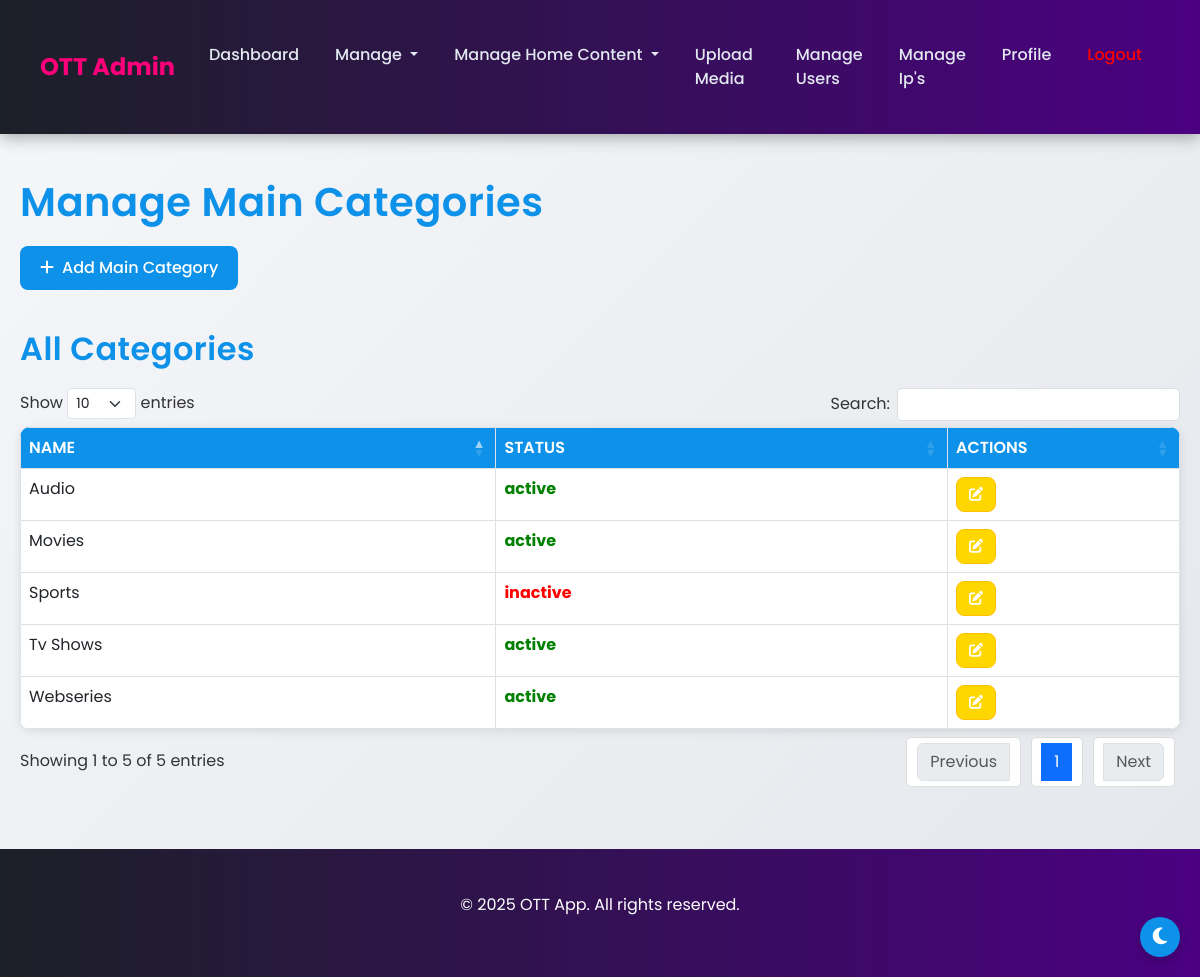
Page /admin/main_categories.php (signed in) on the committed database.
### tables this page shows
CREATE TABLE `main_categories` (
  `category_id` int(11) NOT NULL,
  `name` varchar(255) NOT NULL,
  `status` enum('active','inactive') DEFAULT 'active'
);

### admin/main_categories.php (the view, shortened to what this page needs)
<?php
include '../api/config.php';
?>
<!DOCTYPE html>
<html lang="en">
<head>
    <?php include 'includes/header.php'; ?>
</head>
<body>
<?php include 'includes/navbar.php'; ?>
<div class="container-fluid">
    <h1 class="mt-4">Manage Main Categories</h1>
    <a href="main_categories.php?form=add" class="btn btn-primary mb-3">
        <i class="fas fa-plus me-2"></i>Add Main Category
    </a>
    <h2 class="mt-4">All Categories</h2>
    <table class="table table-bordered" id="allTable">
        <thead>
            <tr>
                <th>Name</th>
                <th>Status</th>
                <th width="20%">Actions</th>
            </tr>
        </thead>
        <tbody>
            <?php
            $res = $conn->query("SELECT * FROM main_categories ORDER BY category_id DESC");
            while($row = $res->fetch_assoc()) {
                $status_class = $row['status']=='active' ? 'status-active' : 'status-inactive';
                echo "<tr>
                    <td>".htmlspecialchars($row['name'])."</td>
                    <td class='$status_class'>".$row['status']."</td>
                    <td>
                        <a href='main_categories.php?form=edit&id={$row['category_id']}' class='btn btn-sm btn-warning'><i class='fas fa-edit'></i></a>
                    </td>
                </tr>";
            }
            ?>
        </tbody>
    </table>
</div>
<?php include 'includes/footer.php'; ?>
</body>
</html>

### assets/css/style.css (style rules this page uses)
* { margin: 0; padding: 0; box-sizing: border-box; font-family: 'Poppins', sans-serif; }
body { background: linear-gradient(135deg, #f5f7fa 0%, #e4e7eb 100%); min-height: 100vh; color: #333; transition: background 0.3s ease, color 0.3s ease; }
.container, .container-fluid { padding: 20px; max-width: 1400px; margin: 0 auto; }
h1, h2 { font-weight: 600; color: #0e91e9; margin-bottom: 20px; letter-spacing: 0.5px; }
.btn { border-radius: 8px; padding: 10px 20px; font-weight: 500; transition: all 0.3s ease; }
.btn-primary { background: #0e91e9; border: none; color: #fff; }
.btn-warning, .btn-danger { padding: 6px 12px; color: #fff; }
.btn-warning { background: #ffd700; }
table.dataTable { border-radius: 10px; overflow: hidden; background: #fff; box-shadow: 0 2px 10px rgba(0, 0, 0, 0.1); color: #333; }
table.dataTable thead th { background: #0e91e9; color: #fff; font-weight: 600; text-transform: uppercase; }
table.dataTable tbody tr { transition: background 0.3s ease; }
.status-inactive { color: #dc2626 !important; }

### admin/main_categories.php (style rules this page uses)
.status-active { color: green!important; font-weight: bold; }
.status-inactive { color: red!important; font-weight: bold; }

### rows in the picture
main_categories: name "Sports", status "inactive"
main_categories: name "Audio", status "active"
main_categories: name "Movies", status "active"
main_categories: name "Tv Shows", status "active"
main_categories: name "Webseries", status "active"
